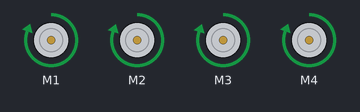
This sketch was run on a simulated Arduino Uno, built with avr-gcc and run on an emulated ATmega328P. Parts: 4 × DC motor (green arrow = forward, orange = backward, longer = faster). What the sketch prints to the serial monitor is not drawn.

Above: at 0.1 s.
At 1.1 s:
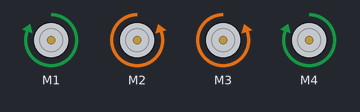
At 2.1 s:
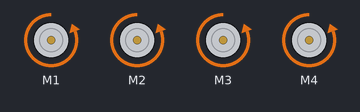
At 4.1 s:
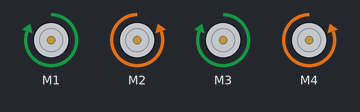
At 6.2 s:
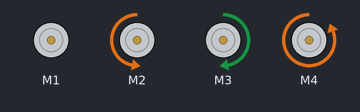
At 9.3 s:
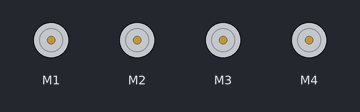
Timing chart, 0 to 10.8 s (numbered marks = the images above):
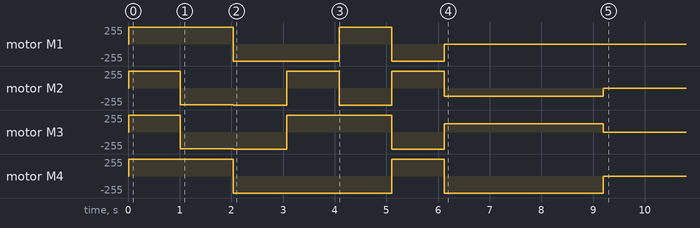

Measured:
- by itself, motor M1: stopped → forward 255/255 at 0.02 s, → backward 255/255 2.0 s later, → forward 255/255 2.0 s later, → backward 255/255 1.0 s later, … (5 changes in this stretch)
- by itself, motor M3: stopped → forward 254/255 at 0.02 s, → backward 254/255 1.0 s later, → backward 255/255 1.0 s later, → forward 255/255 1.0 s later, … (7 changes in this stretch)

The sketch:

mecanum_movement.ino
```cpp
#include <AFMotor.h>

AF_DCMotor motor1 (1); //Front left wheel
AF_DCMotor motor2 (2); //Front right wheel
AF_DCMotor motor3 (3); //Back left wheel
AF_DCMotor motor4 (4); //Back right wheel

unsigned long startTime = 0;
int function_num = 0;

void setup() {
  Serial.begin(9600);
}

void loop() {
  //goForward(100, 1);
  //movementtest(90, 255, 0);
  // simple_movement(0,0,255); //speed: 0-255, turn: 0-1, strafe: ?-?
  // delay(1000);

  float pi = 3.1415926;
  float power = 1;

  // depending on what the function number is, continuously run that function
  if (function_num == 0) {
    move(pi/2, power, 0); // should move forward
  } else if (function_num == 1) {
    move(0, power, 0); // should move right
  } else if (function_num == 2) {
    move(-pi/2, power, 0); // should move backward
  } else if (function_num == 3) {
    move(pi, power, 0); // should move left
  } else if (function_num == 4) {
    move(0, 0, power); // should rotate right
  } else if (function_num == 5) {
    move(0, 0, -power); // should rotate left
  } else if (function_num == 6) {
    move(5*pi/4, 1, 1);
  } else if (function_num > 8) {
    move(0, 0, 0);
  }

  if (millis() - startTime >= 1000) { // when 1 second has passed
    function_num += 1;                // increase function num
    startTime = millis();             // and restart timer
  }

}

void move(float theta, float power, float turn) {
  // define variables for calculations
  float pi = 3.1415926;
  float sinV = sin(theta - pi/4);
  float cosV = cos(theta - pi/4);
  float maxval = max(abs(sinV),abs(cosV));

  // calculate motor power levels
  float leftFront   = power * cosV/maxval + turn;
  float rightFront  = power * sinV/maxval - turn;
  float leftRear    = power * sinV/maxval + turn;
  float rightRear   = power * cosV/maxval - turn;

  // normalize motor values if they exceed max power
  if ((power + abs(turn)) > 1) {
    leftFront /= power + turn;
    rightFront /= power + turn;
    leftRear /= power + turn;
    rightRear /= power + turn;
  }

  // multiply final values by 255 to get max speed
  leftFront *= 255;
  rightFront *= 255;
  leftRear *= 255;
  rightRear *= 255;

  // run motors at proper speeds
  if (leftFront > 0) {
    motor1.run(FORWARD);
  } else {
    motor1.run(BACKWARD);
    leftFront = -leftFront;
  }
  motor1.setSpeed(int(leftFront));

  motor2.setSpeed(abs(int(rightFront)));
  if (rightFront > 0) {
    motor2.run(FORWARD);
  } else {
    motor2.run(BACKWARD);
  }

  motor3.setSpeed(abs(int(leftRear)));
  if (leftRear > 0) {
    motor3.run(FORWARD);
  } else {
    motor3.run(BACKWARD);
  }

  motor4.setSpeed(abs(int(rightRear)));
  if (rightRear > 0) {
    motor4.run(FORWARD);
  } else {
    motor4.run(BACKWARD);
  }

  // print motor speeds
  Serial.print("  Left Front: ");
  Serial.print(leftFront);
  Serial.print("  Right Front: ");
  Serial.print(rightFront);
  Serial.print("  Left Rear: ");
  Serial.print(leftRear);
  Serial.print("  Right Rear: ");
  Serial.print(rightRear);

}


//////// OLD //////////////

//Low-level functions
void runMotor(float value, int motor) {
  if (motor == 1) { //check for which motor is being called
    motor1.setSpeed(int(abs(value))); //set speed to input speed
    if (value>0) { //determine whether to run motor forward or backward
      motor1.run(FORWARD);
    }
    else {
      motor1.run(BACKWARD);
    }
  }
  if (motor == 2) {
    motor2.setSpeed(int(abs(value)));
    if (value>0) {
      motor2.run(FORWARD);
    }
    else {
      motor2.run(BACKWARD);
    }
  }
  if (motor == 3) {
    motor3.setSpeed(int(abs(value)));
    if (value>0) {
      motor3.run(FORWARD);
    }
    else {
      motor3.run(BACKWARD);
    }
  }
  if (motor == 4) {
    motor4.setSpeed(int(abs(value)));
    if (value>0) {
      motor4.run(FORWARD);
    }
    else {
      motor4.run(BACKWARD);
    }
  }
}

void simple_movement(int speed, int turn, int strafe) {
  float frontLeft = speed + turn + strafe;
  float frontRight = speed - turn - strafe;
  float rearLeft = speed + turn - strafe;
  float rearRight = speed - turn + strafe;

  runMotor(frontLeft,1);
  runMotor(frontRight,2);
  runMotor(rearLeft,3);
  runMotor(rearRight,4);
}

//High-level functions
void goForward(float speed_percent, float seconds) { //input PERCENTAGE of 100%, time in SECONDS
  int en_value = 255*(speed_percent/100); //convert percentage to 0-255 value
  float milliseconds = seconds*1000; //convert seconds to milliseconds
  simple_movement(en_value, 0, 0);
  delay(milliseconds); //run for desired time
}

void goBackward(float speed_percent, float seconds) { //input PERCENTAGE of 100%, time in SECONDS
  int en_value = 255*(speed_percent/100); //convert percentage to 0-255 value
  float milliseconds = seconds*1000; //convert seconds to milliseconds
  simple_movement(en_value, 0, 0);
  delay(milliseconds); //run for desired time
}

void movementtest(int theta, int power, int turn) {
  //input: theta, power, and turn
  float pi = 3.1415926;
  float sinValue = sin(theta - pi/4);
  float cosValue = cos(theta - pi/4);
  float max = max(abs(sinValue),abs(cosValue));

  //how do I calculate power and turn??
  float motor1power = int(power * cosValue/max + turn);
  float motor2power = power * sinValue/max + turn;
  float motor3power = power * sinValue/max + turn;
  float motor4power = power * cosValue/max + turn;

  Serial.print(" ");
  Serial.print(motor1power);
  Serial.print(motor2power);
  Serial.print(motor3power);
  Serial.print(motor4power);


  // if ((power + abs(turn)) > 1) {
  //   motor1power /= power + turn;
  //   motor2power /= power + turn;
  //   motor3power /= power + turn;
  //   motor4power /= power + turn;
  // }

  Serial.print(motor1power);

  motor1.setSpeed(int(motor1power));
  motor1.run(FORWARD);

  motor2.setSpeed(int(motor2power));
  motor2.run(FORWARD);

  motor3.setSpeed(int(motor3power));
  motor3.run(FORWARD);

  motor4.setSpeed(int(motor4power));
  motor4.run(FORWARD);
  delay(1000);
}
```
